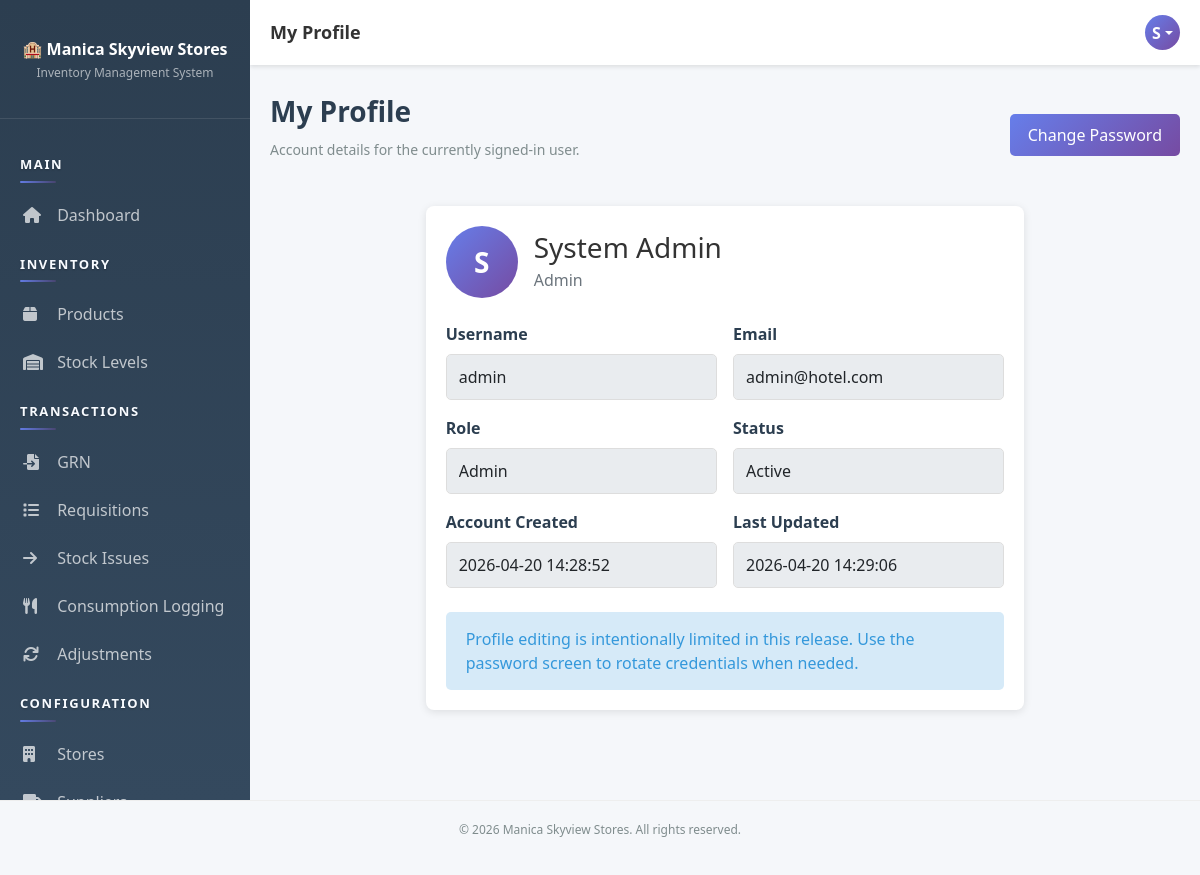
The page /pages/profile.php (signed in) on the database its author committed.
### tables this page shows
CREATE TABLE `users` (
  `user_id` int(11) NOT NULL AUTO_INCREMENT,
  `username` varchar(50) NOT NULL,
  `email` varchar(100) NOT NULL,
  `password` varchar(255) NOT NULL,
  `full_name` varchar(100) NOT NULL,
  `role_id` int(11) NOT NULL,
  `status` enum('active','inactive') DEFAULT 'active',
  `created_at` timestamp NOT NULL DEFAULT current_timestamp(),
  `updated_at` timestamp NOT NULL DEFAULT current_timestamp() ON UPDATE current_timestamp(),
  PRIMARY KEY (`user_id`),
  UNIQUE KEY `username` (`username`),
  UNIQUE KEY `email` (`email`),
  KEY `role_id` (`role_id`),
  CONSTRAINT `users_ibfk_1` FOREIGN KEY (`role_id`) REFERENCES `roles` (`role_id`)
);

CREATE TABLE `roles` (
  `role_id` int(11) NOT NULL AUTO_INCREMENT,
  `role_name` varchar(50) NOT NULL,
  `description` text DEFAULT NULL,
  `created_at` timestamp NOT NULL DEFAULT current_timestamp(),
  PRIMARY KEY (`role_id`),
  UNIQUE KEY `role_name` (`role_name`)
);

### app/bootstrap.php (called while the page is built, shortened)
<?php
function isAuthenticated() {
    $auth = new Auth();
    return $auth->isLoggedIn() && $auth->checkSessionTimeout();
}
function getCurrentUser() {
    if (isAuthenticated()) {
        $db = Database::getInstance()->getConnection();
        $userId = $_SESSION['user_id'];
        $sql = "SELECT u.*, r.role_name FROM users u
                JOIN roles r ON u.role_id = r.role_id
                WHERE u.user_id = ?";
        $stmt = $db->prepare($sql);
        $stmt->bind_param('i', $userId);
        $stmt->execute();
        return $stmt->get_result()->fetch_assoc();
    }
    return null;
}

### app/helpers/Database.php (called while the page is built, shortened)
<?php
class Database {
    private static $instance = null;
    private $connection = null;
    private function __construct() {
        try {
            $this->connection = new mysqli(DB_HOST, DB_USER, DB_PASS, DB_NAME);
            $this->connection->set_charset('utf8mb4');
        } catch (Exception $e) {
            die('Error: ' . $e->getMessage());
        }
    }
    public static function getInstance() {
        if (self::$instance === null) {
            self::$instance = new Database();
        }
        return self::$instance;
    }
    public function getConnection() {
        return $this->connection;
    }
}

### app/helpers/Auth.php (called while the page is built, shortened)
<?php
class Auth {
    public function __construct() {
        $this->db = Database::getInstance()->getConnection();
    }
    private function ensurePasswordResetTable() {
        $sql = "CREATE TABLE IF NOT EXISTS password_reset_tokens (
            token_id INT PRIMARY KEY AUTO_INCREMENT,
            user_id INT NOT NULL,
            token_hash VARCHAR(64) NOT NULL,
            expires_at DATETIME NOT NULL,
            used_at DATETIME NULL,
            created_at TIMESTAMP DEFAULT CURRENT_TIMESTAMP,
            FOREIGN KEY (user_id) REFERENCES users(user_id) ON DELETE CASCADE,
            INDEX idx_reset_token_hash (token_hash),
            INDEX idx_reset_token_user (user_id),
            INDEX idx_reset_token_expires (expires_at)
        )";
    }
    public function isLoggedIn() {
        return isset($_SESSION['user_id']);
    }
    public function checkSessionTimeout() {
        return true;
    }
}

### pages/profile.php (the view, shortened to what this page needs)
<?php
require_once __DIR__ . '/../app/bootstrap.php';
$pageTitle = 'My Profile';
include __DIR__ . '/../app/views/layout-header.php';
?>
<div class="page-header d-flex justify-content-between align-items-center flex-wrap gap-3">
    <div>
        <h1>My Profile</h1>
        <p>Account details for the currently signed-in user.</p>
    </div>
    <a href="<?php echo SITE_URL; ?>pages/change-password.php" class="btn btn-primary">Change Password</a>
</div>
<div class="row justify-content-center">
    <div class="col-lg-8">
        <div class="card">
            <div class="card-body">
                <div class="d-flex align-items-center gap-3 mb-4">
                    <div class="user-avatar" style="width: 72px; height: 72px; font-size: 28px;">
                        <?php echo strtoupper(substr($user['full_name'] ?? 'U', 0, 1)); ?>
                    </div>
                    <div>
                        <h3 class="mb-1"><?php echo htmlspecialchars($user['full_name'] ?? 'User'); ?></h3>
                        <div class="text-muted"><?php echo htmlspecialchars($user['role_name'] ?? 'User'); ?></div>
                    </div>
                </div>
                <div class="row g-3">
                    <div class="col-md-6">
                        <label class="form-label">Username</label>
                        <input type="text" class="form-control" value="<?php echo htmlspecialchars($user['username'] ?? ''); ?>" readonly>
                    </div>
                    <div class="col-md-6">
                        <label class="form-label">Email</label>
                        <input type="email" class="form-control" value="<?php echo htmlspecialchars($user['email'] ?? ''); ?>" readonly>
                    </div>
                    <div class="col-md-6">
                        <label class="form-label">Role</label>
                        <input type="text" class="form-control" value="<?php echo htmlspecialchars($user['role_name'] ?? ''); ?>" readonly>
                    </div>
                    <div class="col-md-6">
                        <label class="form-label">Status</label>
                        <input type="text" class="form-control" value="<?php echo htmlspecialchars(ucfirst($user['status'] ?? '')); ?>" readonly>
                    </div>
                    <div class="col-md-6">
                        <label class="form-label">Account Created</label>
                        <input type="text" class="form-control" value="<?php echo htmlspecialchars($user['created_at'] ?? 'N/A'); ?>" readonly>
                    </div>
                    <div class="col-md-6">
                        <label class="form-label">Last Updated</label>
                        <input type="text" class="form-control" value="<?php echo htmlspecialchars($user['updated_at'] ?? 'N/A'); ?>" readonly>
                    </div>
                </div>
                <div class="alert alert-info mt-4 mb-0">
                    Profile editing is intentionally limited in this release. Use the password screen to rotate credentials when needed.
                </div>
            </div>
        </div>
    </div>
</div>
<?php include __DIR__ . '/../app/views/layout-footer.php'; ?>

### app/views/layout-header.php (shortened to what this page needs)
<!DOCTYPE html>
<html lang="en">
<head>
    <link href="https://cdn.jsdelivr.net/npm/bootstrap@5.1.3/dist/css/bootstrap.min.css" rel="stylesheet">
    <link rel="stylesheet" href="https://cdnjs.cloudflare.com/ajax/libs/font-awesome/6.0.0/css/all.min.css">
    <link href="<?php echo SITE_URL; ?>public/css/style.css" rel="stylesheet">
</head>
<body>
    <div class="sidebar">
        <div class="brand">
            <h4>🏨 Manica Skyview Stores</h4>
            <p>Inventory Management System</p>
        </div>
        <nav class="nav flex-column">
            <?php include __DIR__ . '/partials/sidebar-nav.php'; ?>
        </nav>
    </div>
            <?php include __DIR__ . '/partials/sidebar-nav.php'; ?>
    <div class="topbar">
        <div class="topbar-title desktop-title">
            <?php echo $pageTitle ?? APP_NAME; ?>
        </div>
        <div class="topbar-right">
            <div class="user-profile dropdown">
                <div class="user-avatar dropdown-toggle" role="button" data-bs-toggle="dropdown" aria-expanded="false">
                    <?php
                    $user = getCurrentUser();
                    if ($user) {
                        echo strtoupper(substr($user['full_name'], 0, 1));
                    }
                    ?>
                </div>
            </div>
        </div>
    </div>
    <div class="main-content">

### public/css/style.css (style rules this page uses)
:root { --primary-color: #667eea; --secondary-color: #764ba2; --danger-color: #e74c3c; --success-color: #27ae60; --warning-color: #f39c12; --info-color: #3498db; --dark-color: #2c3e50; --light-color: #ecf0f1; }
* { margin: 0; padding: 0; box-sizing: border-box; }
body { font-family: 'Segoe UI', Tahoma, Geneva, Verdana, sans-serif; background-color: #f5f7fa; color: #333; }
.sidebar { background: linear-gradient(180deg, #2c3e50 0%, #34495e 100%); min-height: 100vh; height: 100vh; padding: 20px 0; position: fixed; width: 250px; left: 0; top: 0; overflow-y: auto; overflow-x: hidden; overscroll-behavior: contain; }
.sidebar .nav { padding-bottom: 20px; }
.sidebar .brand { padding: 20px; text-align: center; border-bottom: 1px solid rgba(255, 255, 255, 0.1); margin-bottom: 20px; }
.sidebar .brand h4 { color: white; font-weight: 600; font-size: 16px; margin-bottom: 5px; }
.sidebar .brand p { color: rgba(255, 255, 255, 0.6); font-size: 12px; }
.topbar { background: white; padding: 15px 20px; box-shadow: 0 2px 4px rgba(0, 0, 0, 0.1); margin-left: 250px; display: flex; justify-content: space-between; align-items: center; }
.topbar-title { font-size: 18px; font-weight: 600; color: #333; }
.topbar-right { display: flex; align-items: center; gap: 20px; }
.user-profile { display: flex; align-items: center; gap: 10px; }
.user-avatar { width: 35px; height: 35px; border-radius: 50%; background: linear-gradient(135deg, #667eea 0%, #764ba2 100%); display: flex; align-items: center; justify-content: center; color: white; font-weight: 600; }
.main-content { margin-left: 250px; padding: 30px 20px; }
.page-header { margin-bottom: 30px; }
.page-header h1 { font-size: 28px; font-weight: 600; color: #2c3e50; margin-bottom: 10px; }
.page-header p { color: #7f8c8d; font-size: 14px; }
.card { border: none; border-radius: 8px; box-shadow: 0 2px 8px rgba(0, 0, 0, 0.1); margin-bottom: 20px; transition: transform 0.2s, box-shadow 0.2s; }
.card-body { padding: 20px; }
.btn { border-radius: 5px; font-weight: 500; padding: 9px 18px; transition: all 0.3s; border: none; }
.btn-primary { background: linear-gradient(135deg, #667eea 0%, #764ba2 100%); color: white; }
.form-label { font-weight: 600; color: #2c3e50; margin-bottom: 8px; display: block; }
.form-control { border: 1px solid #ddd; border-radius: 5px; padding: 10px 12px; transition: border-color 0.3s; }
.alert { border-radius: 5px; border: none; padding: 15px 20px; margin-bottom: 20px; }
.alert-info { background-color: #d6eaf8; color: #3498db; }
.d-flex { display: flex; }
.justify-content-between { justify-content: space-between; }
.align-items-center { align-items: center; }
.gap-3 { gap: 15px; }
.text-muted { color: #7f8c8d; }

### rows shown on the page
users: full_name "S", full_name "System Admin", role.role_name "Admin", username "admin", email "admin@hotel.com", status "Active", created_at "2026-04-20 14:28:52", updated_at "2026-04-20 14:29:06"

### other values the page prints
$pageTitle "My Profile"
APP_NAME "Manica Skyview Stores"
